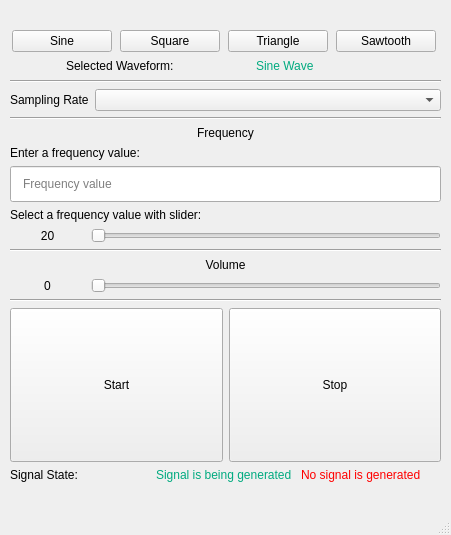
<?xml version="1.0" encoding="UTF-8"?>
<ui version="4.0">
 <class>MainWindow</class>
 <widget class="QMainWindow" name="MainWindow">
  <property name="geometry">
   <rect>
    <x>0</x>
    <y>0</y>
    <width>451</width>
    <height>535</height>
   </rect>
  </property>
  <property name="sizePolicy">
   <sizepolicy hsizetype="Fixed" vsizetype="Fixed">
    <horstretch>0</horstretch>
    <verstretch>0</verstretch>
   </sizepolicy>
  </property>
  <property name="minimumSize">
   <size>
    <width>451</width>
    <height>535</height>
   </size>
  </property>
  <property name="maximumSize">
   <size>
    <width>451</width>
    <height>535</height>
   </size>
  </property>
  <property name="windowTitle">
   <string>Tone Generator</string>
  </property>
  <property name="windowIcon">
   <iconset resource="Resources.qrc">
    <normaloff>:/ButtonIcons/wave-square.png</normaloff>:/ButtonIcons/wave-square.png</iconset>
  </property>
  <property name="tabShape">
   <enum>QTabWidget::Rounded</enum>
  </property>
  <widget class="QWidget" name="centralwidget">
   <widget class="QWidget" name="verticalLayoutWidget_4">
    <property name="geometry">
     <rect>
      <x>10</x>
      <y>10</y>
      <width>431</width>
      <height>472</height>
     </rect>
    </property>
    <layout class="QVBoxLayout" name="verticalLayout_4">
     <item>
      <layout class="QHBoxLayout" name="horizontalLayout">
       <item>
        <layout class="QVBoxLayout" name="verticalLayout_5">
         <item>
          <widget class="QLabel" name="sineWaveImg">
           <property name="maximumSize">
            <size>
             <width>100</width>
             <height>100</height>
            </size>
           </property>
           <property name="text">
            <string/>
           </property>
           <property name="pixmap">
            <pixmap resource="Resources.qrc">:/ButtonIcons/wave-sine.png</pixmap>
           </property>
           <property name="scaledContents">
            <bool>true</bool>
           </property>
           <property name="alignment">
            <set>Qt::AlignCenter</set>
           </property>
          </widget>
         </item>
         <item>
          <widget class="QPushButton" name="sinePushButton">
           <property name="enabled">
            <bool>true</bool>
           </property>
           <property name="maximumSize">
            <size>
             <width>100</width>
             <height>24</height>
            </size>
           </property>
           <property name="text">
            <string>Sine</string>
           </property>
          </widget>
         </item>
        </layout>
       </item>
       <item>
        <layout class="QVBoxLayout" name="verticalLayout_7">
         <item>
          <widget class="QLabel" name="squareWaveImg">
           <property name="maximumSize">
            <size>
             <width>100</width>
             <height>100</height>
            </size>
           </property>
           <property name="text">
            <string/>
           </property>
           <property name="pixmap">
            <pixmap resource="Resources.qrc">:/ButtonIcons/wave-square.png</pixmap>
           </property>
           <property name="scaledContents">
            <bool>true</bool>
           </property>
           <property name="alignment">
            <set>Qt::AlignCenter</set>
           </property>
          </widget>
         </item>
         <item>
          <widget class="QPushButton" name="squarePushButton">
           <property name="enabled">
            <bool>true</bool>
           </property>
           <property name="maximumSize">
            <size>
             <width>100</width>
             <height>24</height>
            </size>
           </property>
           <property name="text">
            <string>Square</string>
           </property>
          </widget>
         </item>
        </layout>
       </item>
       <item>
        <layout class="QVBoxLayout" name="verticalLayout_9">
         <item>
          <widget class="QLabel" name="triangleWaveImg">
           <property name="maximumSize">
            <size>
             <width>100</width>
             <height>100</height>
            </size>
           </property>
           <property name="text">
            <string/>
           </property>
           <property name="pixmap">
            <pixmap resource="Resources.qrc">:/ButtonIcons/wave-triangular.png</pixmap>
           </property>
           <property name="scaledContents">
            <bool>true</bool>
           </property>
           <property name="alignment">
            <set>Qt::AlignCenter</set>
           </property>
          </widget>
         </item>
         <item>
          <widget class="QPushButton" name="trianglePushButton">
           <property name="enabled">
            <bool>true</bool>
           </property>
           <property name="maximumSize">
            <size>
             <width>100</width>
             <height>24</height>
            </size>
           </property>
           <property name="text">
            <string>Triangle</string>
           </property>
          </widget>
         </item>
        </layout>
       </item>
       <item>
        <layout class="QVBoxLayout" name="verticalLayout_10">
         <item>
          <widget class="QLabel" name="sawtoothWaveImg">
           <property name="maximumSize">
            <size>
             <width>100</width>
             <height>100</height>
            </size>
           </property>
           <property name="text">
            <string/>
           </property>
           <property name="pixmap">
            <pixmap resource="Resources.qrc">:/ButtonIcons/wave-sawtooth.png</pixmap>
           </property>
           <property name="scaledContents">
            <bool>true</bool>
           </property>
           <property name="alignment">
            <set>Qt::AlignCenter</set>
           </property>
          </widget>
         </item>
         <item>
          <widget class="QPushButton" name="sawtoothPushButton">
           <property name="enabled">
            <bool>true</bool>
           </property>
           <property name="maximumSize">
            <size>
             <width>100</width>
             <height>24</height>
            </size>
           </property>
           <property name="text">
            <string>Sawtooth</string>
           </property>
          </widget>
         </item>
        </layout>
       </item>
      </layout>
     </item>
     <item>
      <layout class="QHBoxLayout" name="horizontalLayout_3">
       <item>
        <widget class="QLabel" name="label_3">
         <property name="minimumSize">
          <size>
           <width>128</width>
           <height>16</height>
          </size>
         </property>
         <property name="maximumSize">
          <size>
           <width>128</width>
           <height>16</height>
          </size>
         </property>
         <property name="text">
          <string>Selected Waveform:</string>
         </property>
        </widget>
       </item>
       <item>
        <widget class="QLabel" name="selectedWaveformLabel">
         <property name="minimumSize">
          <size>
           <width>128</width>
           <height>16</height>
          </size>
         </property>
         <property name="maximumSize">
          <size>
           <width>128</width>
           <height>16</height>
          </size>
         </property>
         <property name="styleSheet">
          <string notr="true">color:rgb(0, 170, 127)
</string>
         </property>
         <property name="text">
          <string>Sine Wave</string>
         </property>
        </widget>
       </item>
      </layout>
     </item>
     <item>
      <widget class="Line" name="line_3">
       <property name="orientation">
        <enum>Qt::Horizontal</enum>
       </property>
      </widget>
     </item>
     <item>
      <layout class="QHBoxLayout" name="horizontalLayout_6">
       <property name="sizeConstraint">
        <enum>QLayout::SetFixedSize</enum>
       </property>
       <item>
        <widget class="QLabel" name="samplingRateLabel">
         <property name="sizePolicy">
          <sizepolicy hsizetype="Fixed" vsizetype="Fixed">
           <horstretch>0</horstretch>
           <verstretch>0</verstretch>
          </sizepolicy>
         </property>
         <property name="text">
          <string>Sampling Rate</string>
         </property>
        </widget>
       </item>
       <item>
        <widget class="QComboBox" name="samplingRateComboBox">
         <property name="sizePolicy">
          <sizepolicy hsizetype="MinimumExpanding" vsizetype="Fixed">
           <horstretch>0</horstretch>
           <verstretch>0</verstretch>
          </sizepolicy>
         </property>
         <property name="frame">
          <bool>true</bool>
         </property>
        </widget>
       </item>
      </layout>
     </item>
     <item>
      <layout class="QVBoxLayout" name="verticalLayout_11">
       <item>
        <widget class="Line" name="line">
         <property name="orientation">
          <enum>Qt::Horizontal</enum>
         </property>
        </widget>
       </item>
       <item>
        <widget class="QLabel" name="frequencyLabel">
         <property name="sizePolicy">
          <sizepolicy hsizetype="MinimumExpanding" vsizetype="Fixed">
           <horstretch>0</horstretch>
           <verstretch>0</verstretch>
          </sizepolicy>
         </property>
         <property name="maximumSize">
          <size>
           <width>16777215</width>
           <height>24</height>
          </size>
         </property>
         <property name="text">
          <string>Frequency</string>
         </property>
         <property name="alignment">
          <set>Qt::AlignCenter</set>
         </property>
        </widget>
       </item>
       <item>
        <widget class="QLabel" name="label_2">
         <property name="text">
          <string>Enter a frequency value:</string>
         </property>
        </widget>
       </item>
       <item>
        <layout class="QHBoxLayout" name="horizontalLayout_2">
         <item>
          <widget class="QLineEdit" name="frequencyValueLineEdit">
           <property name="minimumSize">
            <size>
             <width>128</width>
             <height>36</height>
            </size>
           </property>
           <property name="maximumSize">
            <size>
             <width>1234124</width>
             <height>36</height>
            </size>
           </property>
           <property name="styleSheet">
            <string notr="true">padding:10px</string>
           </property>
           <property name="inputMask">
            <string/>
           </property>
           <property name="maxLength">
            <number>5</number>
           </property>
           <property name="placeholderText">
            <string>Frequency value</string>
           </property>
          </widget>
         </item>
        </layout>
       </item>
       <item>
        <widget class="QLabel" name="label">
         <property name="text">
          <string>Select a frequency value with slider:</string>
         </property>
        </widget>
       </item>
       <item>
        <layout class="QHBoxLayout" name="horizontalLayout_7">
         <item>
          <widget class="QLabel" name="frequencyValueLabel">
           <property name="sizePolicy">
            <sizepolicy hsizetype="Maximum" vsizetype="Fixed">
             <horstretch>0</horstretch>
             <verstretch>0</verstretch>
            </sizepolicy>
           </property>
           <property name="minimumSize">
            <size>
             <width>75</width>
             <height>0</height>
            </size>
           </property>
           <property name="maximumSize">
            <size>
             <width>100</width>
             <height>24</height>
            </size>
           </property>
           <property name="text">
            <string>20</string>
           </property>
           <property name="alignment">
            <set>Qt::AlignCenter</set>
           </property>
          </widget>
         </item>
         <item>
          <widget class="QSlider" name="frequencySlider">
           <property name="maximum">
            <number>20000</number>
           </property>
           <property name="orientation">
            <enum>Qt::Horizontal</enum>
           </property>
          </widget>
         </item>
        </layout>
       </item>
       <item>
        <widget class="Line" name="line_2">
         <property name="orientation">
          <enum>Qt::Horizontal</enum>
         </property>
        </widget>
       </item>
      </layout>
     </item>
     <item>
      <layout class="QVBoxLayout" name="verticalLayout_12">
       <item>
        <widget class="QLabel" name="volumeLabel">
         <property name="sizePolicy">
          <sizepolicy hsizetype="MinimumExpanding" vsizetype="Fixed">
           <horstretch>0</horstretch>
           <verstretch>0</verstretch>
          </sizepolicy>
         </property>
         <property name="maximumSize">
          <size>
           <width>16777215</width>
           <height>24</height>
          </size>
         </property>
         <property name="text">
          <string>Volume</string>
         </property>
         <property name="alignment">
          <set>Qt::AlignCenter</set>
         </property>
        </widget>
       </item>
       <item>
        <layout class="QHBoxLayout" name="horizontalLayout_8">
         <item>
          <widget class="QLabel" name="volumeValueLabel">
           <property name="sizePolicy">
            <sizepolicy hsizetype="Maximum" vsizetype="Fixed">
             <horstretch>0</horstretch>
             <verstretch>0</verstretch>
            </sizepolicy>
           </property>
           <property name="minimumSize">
            <size>
             <width>75</width>
             <height>0</height>
            </size>
           </property>
           <property name="maximumSize">
            <size>
             <width>100</width>
             <height>24</height>
            </size>
           </property>
           <property name="text">
            <string>0</string>
           </property>
           <property name="alignment">
            <set>Qt::AlignCenter</set>
           </property>
          </widget>
         </item>
         <item>
          <widget class="QSlider" name="volumeSlider">
           <property name="maximum">
            <number>100</number>
           </property>
           <property name="orientation">
            <enum>Qt::Horizontal</enum>
           </property>
          </widget>
         </item>
        </layout>
       </item>
       <item>
        <widget class="Line" name="line_4">
         <property name="orientation">
          <enum>Qt::Horizontal</enum>
         </property>
        </widget>
       </item>
      </layout>
     </item>
     <item>
      <layout class="QHBoxLayout" name="horizontalLayout_9">
       <item>
        <widget class="QPushButton" name="startPushButton">
         <property name="enabled">
          <bool>true</bool>
         </property>
         <property name="sizePolicy">
          <sizepolicy hsizetype="Expanding" vsizetype="Expanding">
           <horstretch>0</horstretch>
           <verstretch>0</verstretch>
          </sizepolicy>
         </property>
         <property name="minimumSize">
          <size>
           <width>0</width>
           <height>36</height>
          </size>
         </property>
         <property name="maximumSize">
          <size>
           <width>1123412</width>
           <height>16777215</height>
          </size>
         </property>
         <property name="text">
          <string>Start</string>
         </property>
        </widget>
       </item>
       <item>
        <widget class="QPushButton" name="stopPushButton">
         <property name="enabled">
          <bool>true</bool>
         </property>
         <property name="sizePolicy">
          <sizepolicy hsizetype="Expanding" vsizetype="Expanding">
           <horstretch>0</horstretch>
           <verstretch>0</verstretch>
          </sizepolicy>
         </property>
         <property name="minimumSize">
          <size>
           <width>0</width>
           <height>36</height>
          </size>
         </property>
         <property name="maximumSize">
          <size>
           <width>12342134</width>
           <height>16777215</height>
          </size>
         </property>
         <property name="text">
          <string>Stop</string>
         </property>
        </widget>
       </item>
      </layout>
     </item>
     <item>
      <layout class="QHBoxLayout" name="horizontalLayout_4">
       <item>
        <widget class="QLabel" name="label_4">
         <property name="text">
          <string>Signal State:</string>
         </property>
        </widget>
       </item>
       <item>
        <widget class="QLabel" name="signalStartLabel">
         <property name="styleSheet">
          <string notr="true">color:rgb(0, 170, 127)</string>
         </property>
         <property name="text">
          <string>Signal is being generated</string>
         </property>
        </widget>
       </item>
       <item>
        <widget class="QLabel" name="signalStopLabel">
         <property name="styleSheet">
          <string notr="true">color:rgb(255, 0, 0)</string>
         </property>
         <property name="text">
          <string>No signal is generated</string>
         </property>
        </widget>
       </item>
      </layout>
     </item>
    </layout>
   </widget>
  </widget>
  <widget class="QMenuBar" name="menubar">
   <property name="geometry">
    <rect>
     <x>0</x>
     <y>0</y>
     <width>451</width>
     <height>21</height>
    </rect>
   </property>
  </widget>
  <widget class="QStatusBar" name="statusbar"/>
 </widget>
 <resources>
  <include location="Resources.qrc"/>
 </resources>
 <connections/>
</ui>
